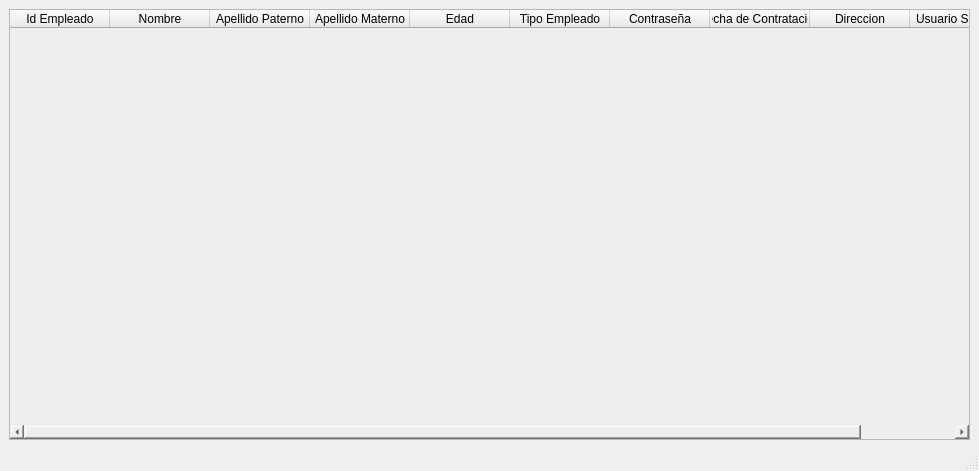
<?xml version="1.0" encoding="UTF-8"?>
<ui version="4.0">
 <class>VentanaEmpleados</class>
 <widget class="QMainWindow" name="VentanaEmpleados">
  <property name="geometry">
   <rect>
    <x>0</x>
    <y>0</y>
    <width>979</width>
    <height>471</height>
   </rect>
  </property>
  <property name="windowTitle">
   <string>ListaEmpleados</string>
  </property>
  <widget class="QWidget" name="centralwidget">
   <layout class="QVBoxLayout" name="verticalLayout">
    <item>
     <widget class="QTableWidget" name="tablaEmpleado">
      <property name="styleSheet">
       <string notr="true">background-color: rgb(238, 238, 236);</string>
      </property>
      <column>
       <property name="text">
        <string>Id Empleado</string>
       </property>
      </column>
      <column>
       <property name="text">
        <string>Nombre</string>
       </property>
      </column>
      <column>
       <property name="text">
        <string>Apellido Paterno</string>
       </property>
      </column>
      <column>
       <property name="text">
        <string>Apellido Materno</string>
       </property>
      </column>
      <column>
       <property name="text">
        <string>Edad</string>
       </property>
      </column>
      <column>
       <property name="text">
        <string>Tipo Empleado</string>
       </property>
      </column>
      <column>
       <property name="text">
        <string>Contraseña</string>
       </property>
      </column>
      <column>
       <property name="text">
        <string>Fecha de Contratacion</string>
       </property>
      </column>
      <column>
       <property name="text">
        <string>Direccion</string>
       </property>
      </column>
      <column>
       <property name="text">
        <string>Usuario Sistema</string>
       </property>
      </column>
     </widget>
    </item>
   </layout>
  </widget>
  <widget class="QStatusBar" name="statusbar"/>
 </widget>
 <resources/>
 <connections/>
</ui>
